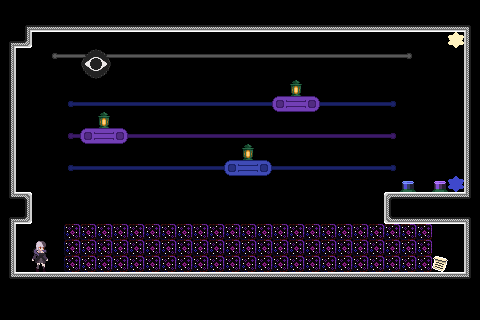

This is a level from a 2D game, rendered from its Tiled map with the project's own tilesets. A one-line summary and the complete map file follow:
An orthogonal 30x20 tile map with 16x16 px tiles, 4 tile layers (bkg_far, bkg_close, ground, foreground), 2 tilesets.

<map version="1.10" tiledversion="1.11.0" orientation="orthogonal" renderorder="right-down" width="30" height="20" tilewidth="16" tileheight="16" infinite="0" nextlayerid="5" nextobjectid="1">
 <tileset firstgid="1" source="../../memory_block.tsx" />
 <tileset firstgid="16" source="../../PlaceholderSprites.tsx" />
 <layer id="4" name="bkg_far" width="30" height="20">
  <properties>
   <property name="unity:sortinglayer" value="Bkg_far" />
  </properties>
  <data encoding="csv">
0,0,0,0,0,0,0,0,0,0,0,0,0,0,0,0,0,0,0,0,0,0,0,0,0,0,0,0,0,0,
0,0,0,0,0,0,0,0,0,0,0,0,0,0,0,0,0,0,0,0,0,0,0,0,0,0,0,0,0,0,
0,0,0,0,0,0,0,0,0,0,0,0,0,0,0,0,0,0,0,0,0,0,0,0,0,0,0,0,0,0,
0,0,0,0,0,0,0,0,0,0,0,0,0,0,0,0,0,0,0,0,0,0,0,0,0,0,0,0,0,0,
0,0,0,0,0,0,0,0,0,0,0,0,0,0,0,0,0,0,0,0,0,0,0,0,0,0,0,0,0,0,
0,0,0,0,0,0,0,0,0,0,0,0,0,0,0,0,0,0,0,0,0,0,0,0,0,0,0,0,0,0,
0,0,0,0,0,0,0,0,0,0,0,0,0,0,0,0,0,0,0,0,0,0,0,0,0,0,0,0,0,0,
0,0,0,0,0,0,0,0,0,0,0,0,0,0,0,0,0,0,0,0,0,0,0,0,0,0,0,0,0,0,
0,0,0,0,0,0,0,0,0,0,0,0,0,0,0,0,0,0,0,0,0,0,0,0,0,0,0,0,0,0,
0,0,0,0,0,0,0,0,0,0,0,0,0,0,0,0,0,0,0,0,0,0,0,0,0,0,0,0,0,0,
0,0,0,0,0,0,0,0,0,0,0,0,0,0,0,0,0,0,0,0,0,0,0,0,0,0,0,0,0,0,
0,0,0,0,0,0,0,0,0,0,0,0,0,0,0,0,0,0,0,0,0,0,0,0,0,0,0,0,0,0,
0,0,0,0,0,0,0,0,0,0,0,0,0,0,0,0,0,0,0,0,0,0,0,0,0,0,0,0,0,0,
0,0,0,0,0,0,0,0,0,0,0,0,0,0,0,0,0,0,0,0,0,0,0,0,0,0,0,0,0,0,
0,0,0,0,0,0,0,0,0,0,0,0,0,0,0,0,0,0,0,0,0,0,0,0,0,0,0,0,0,0,
0,0,0,0,0,0,0,0,0,0,0,0,0,0,0,0,0,0,0,0,0,0,0,0,0,0,0,0,0,0,
0,0,0,0,0,0,0,0,0,0,0,0,0,0,0,0,0,0,0,0,0,0,0,0,0,0,0,0,0,0,
0,0,0,0,0,0,0,0,0,0,0,0,0,0,0,0,0,0,0,0,0,0,0,0,0,0,0,0,0,0,
0,0,0,0,0,0,0,0,0,0,0,0,0,0,0,0,0,0,0,0,0,0,0,0,0,0,0,0,0,0,
0,0,0,0,0,0,0,0,0,0,0,0,0,0,0,0,0,0,0,0,0,0,0,0,0,0,0,0,0,0
</data>
 </layer>
 <layer id="1" name="bkg_close" width="30" height="20">
  <properties>
   <property name="unity:sortinglayer" value="Bkg" />
  </properties>
  <data encoding="csv">
0,0,0,0,0,0,0,0,0,0,0,0,0,0,0,0,0,0,0,0,0,0,0,0,0,0,0,0,0,0,
0,0,0,0,0,0,0,0,0,0,0,0,0,0,0,0,0,0,0,0,0,0,0,0,0,0,0,0,0,0,
0,0,0,0,0,0,0,0,0,0,0,0,0,0,0,0,0,0,0,0,0,0,0,0,0,0,0,0,0,0,
0,0,0,2147483678,29,29,29,29,29,29,29,29,29,29,29,29,29,29,29,29,29,29,29,29,29,30,0,0,0,0,
0,0,0,0,0,0,0,0,0,0,0,0,0,0,0,0,0,0,0,0,0,0,0,0,0,0,0,0,0,0,
0,0,0,0,0,0,0,0,0,0,0,0,0,0,0,0,0,0,61,0,0,0,0,0,0,0,0,0,0,0,
0,0,0,0,2147483738,89,89,89,89,89,89,89,89,89,89,89,89,81,82,2147483729,89,89,89,89,90,0,0,0,0,0,
0,0,0,0,0,0,0,0,0,0,0,0,0,0,0,0,0,0,0,0,0,0,0,0,0,0,0,0,0,0,
0,0,0,0,2147483732,83,83,83,83,83,83,83,83,83,83,83,83,83,83,83,83,83,83,83,84,0,0,0,0,0,
0,0,0,0,0,0,0,0,0,0,0,0,0,0,0,0,0,0,0,0,0,0,0,0,0,0,0,0,0,0,
0,0,0,0,2147483738,89,89,89,89,89,89,89,89,89,89,89,89,89,89,89,89,89,89,89,90,0,0,0,0,0,
0,0,0,0,0,0,0,0,0,0,0,0,0,0,0,0,0,0,0,0,0,0,0,0,0,0,0,0,0,0,
0,0,0,0,0,0,0,0,0,0,0,0,0,0,0,0,0,0,0,0,0,0,0,0,0,0,0,0,0,0,
0,0,0,0,0,0,0,0,0,0,0,0,0,0,0,0,0,0,0,0,0,0,0,0,0,0,0,0,0,0,
0,0,0,0,0,0,0,0,0,0,0,0,0,0,0,0,0,0,0,0,0,0,0,0,0,0,0,0,0,0,
0,0,0,0,0,0,0,0,0,0,0,0,0,0,0,0,0,0,0,0,0,0,0,0,0,0,0,0,0,0,
0,0,0,0,0,0,0,0,0,0,0,0,0,0,0,0,0,0,0,0,0,0,0,0,0,0,0,0,0,0,
0,0,0,0,0,0,0,0,0,0,0,0,0,0,0,0,0,0,0,0,0,0,0,0,0,0,0,0,0,0,
0,0,0,0,0,0,0,0,0,0,0,0,0,0,0,0,0,0,0,0,0,0,0,0,0,0,0,0,0,0,
0,0,0,0,0,0,0,0,0,0,0,0,0,0,0,0,0,0,0,0,0,0,0,0,0,0,0,0,0,0
</data>
 </layer>
 <layer id="2" name="ground" width="30" height="20">
  <properties>
   <property name="unity:sortinglayer" value="Ground" />
  </properties>
  <data encoding="csv">
7,7,7,7,7,7,7,7,7,7,7,7,7,7,7,7,7,7,7,7,7,7,7,7,7,7,7,7,7,7,
7,10,12,12,12,12,12,12,12,12,12,12,12,12,12,12,12,12,12,12,12,12,12,12,12,12,12,12,12,9,
10,13,0,0,0,0,0,0,0,0,0,0,0,0,0,0,0,0,0,0,0,0,0,0,0,0,0,0,57,6,
8,0,0,0,0,99,100,0,0,0,0,0,0,0,0,0,0,0,0,0,0,0,0,0,0,0,0,0,0,6,
8,0,0,0,0,114,115,0,0,0,0,0,0,0,0,0,0,0,0,0,0,0,0,0,0,0,0,0,0,6,
8,0,0,0,0,0,0,0,0,0,0,0,0,0,0,0,0,0,0,0,0,0,0,0,0,0,0,0,0,6,
8,0,0,0,0,0,0,0,0,0,0,0,0,0,0,0,0,0,0,0,0,0,0,0,0,0,0,0,0,6,
8,0,0,0,0,0,61,0,0,0,0,0,0,0,0,0,0,0,0,0,0,0,0,0,0,0,0,0,0,6,
8,0,0,0,0,81,82,2147483729,0,0,0,0,0,0,0,0,0,0,0,0,0,0,0,0,0,0,0,0,0,6,
8,0,0,0,0,0,0,0,0,0,0,0,0,0,0,61,0,0,0,0,0,0,0,0,0,0,0,0,0,6,
8,0,0,0,0,0,0,0,0,0,0,0,0,0,87,88,2147483735,0,0,0,0,0,0,0,0,0,0,0,0,6,
8,0,0,0,0,0,0,0,0,0,0,0,0,0,0,0,0,0,0,0,0,0,0,0,0,75,0,74,43,6,
5,3,0,0,0,0,0,0,0,0,0,0,0,0,0,0,0,0,0,0,0,0,0,0,1,2,2,2,2,4,
10,13,0,0,0,0,0,0,0,0,0,0,0,0,0,0,0,0,0,0,0,0,0,0,11,12,12,12,12,9,
8,0,0,0,77,77,77,77,77,77,77,77,77,77,77,77,77,77,77,77,77,77,77,77,77,77,77,0,0,6,
8,0,16,0,77,77,77,77,77,77,77,77,77,77,77,77,77,77,77,77,77,77,77,77,77,77,77,0,0,6,
8,0,31,0,77,77,77,77,77,77,77,77,77,77,77,77,77,77,77,77,77,77,77,77,77,77,77,71,0,6,
5,2,2,2,2,2,2,2,2,2,2,2,2,2,2,2,2,2,2,2,2,2,2,2,2,2,2,2,2,4,
7,7,7,7,7,7,7,7,7,7,7,7,7,7,7,7,7,7,7,7,7,7,7,7,7,7,7,7,7,7,
7,7,7,7,7,7,7,7,7,7,7,7,7,7,7,7,7,7,7,7,7,7,7,7,7,7,7,7,7,7
</data>
 </layer>
 <layer id="3" name="foreground" width="30" height="20">
  <properties>
   <property name="unity:sortinglayer" value="Foreground" />
  </properties>
  <data encoding="csv">
0,0,0,0,0,0,0,0,0,0,0,0,0,0,0,0,0,0,0,0,0,0,0,0,0,0,0,0,0,0,
0,0,0,0,0,0,0,0,0,0,0,0,0,0,0,0,0,0,0,0,0,0,0,0,0,0,0,0,0,0,
0,0,0,0,0,0,0,0,0,0,0,0,0,0,0,0,0,0,0,0,0,0,0,0,0,0,0,0,0,0,
0,0,0,0,0,0,0,0,0,0,0,0,0,0,0,0,0,0,0,0,0,0,0,0,0,0,0,0,0,0,
0,0,0,0,0,0,0,0,0,0,0,0,0,0,0,0,0,0,0,0,0,0,0,0,0,0,0,0,0,0,
0,0,0,0,0,0,0,0,0,0,0,0,0,0,0,0,0,0,0,0,0,0,0,0,0,0,0,0,0,0,
0,0,0,0,0,0,0,0,0,0,0,0,0,0,0,0,0,0,0,0,0,0,0,0,0,0,0,0,0,0,
0,0,0,0,0,0,0,0,0,0,0,0,0,0,0,0,0,0,0,0,0,0,0,0,0,0,0,0,0,0,
0,0,0,0,0,0,0,0,0,0,0,0,0,0,0,0,0,0,0,0,0,0,0,0,0,0,0,0,0,0,
0,0,0,0,0,0,0,0,0,0,0,0,0,0,0,0,0,0,0,0,0,0,0,0,0,0,0,0,0,0,
0,0,0,0,0,0,0,0,0,0,0,0,0,0,0,0,0,0,0,0,0,0,0,0,0,0,0,0,0,0,
0,0,0,0,0,0,0,0,0,0,0,0,0,0,0,0,0,0,0,0,0,0,0,0,0,0,0,0,0,0,
0,0,0,0,0,0,0,0,0,0,0,0,0,0,0,0,0,0,0,0,0,0,0,0,0,0,0,0,0,0,
0,0,0,0,0,0,0,0,0,0,0,0,0,0,0,0,0,0,0,0,0,0,0,0,0,0,0,0,0,0,
0,0,0,0,0,0,0,0,0,0,0,0,0,0,0,0,0,0,0,0,0,0,0,0,0,0,0,0,0,0,
0,0,0,0,0,0,0,0,0,0,0,0,0,0,0,0,0,0,0,0,0,0,0,0,0,0,0,0,0,0,
0,0,0,0,0,0,0,0,0,0,0,0,0,0,0,0,0,0,0,0,0,0,0,0,0,0,0,0,0,0,
0,0,0,0,0,0,0,0,0,0,0,0,0,0,0,0,0,0,0,0,0,0,0,0,0,0,0,0,0,0,
0,0,0,0,0,0,0,0,0,0,0,0,0,0,0,0,0,0,0,0,0,0,0,0,0,0,0,0,0,0,
0,0,0,0,0,0,0,0,0,0,0,0,0,0,0,0,0,0,0,0,0,0,0,0,0,0,0,0,0,0
</data>
 </layer>
</map>
